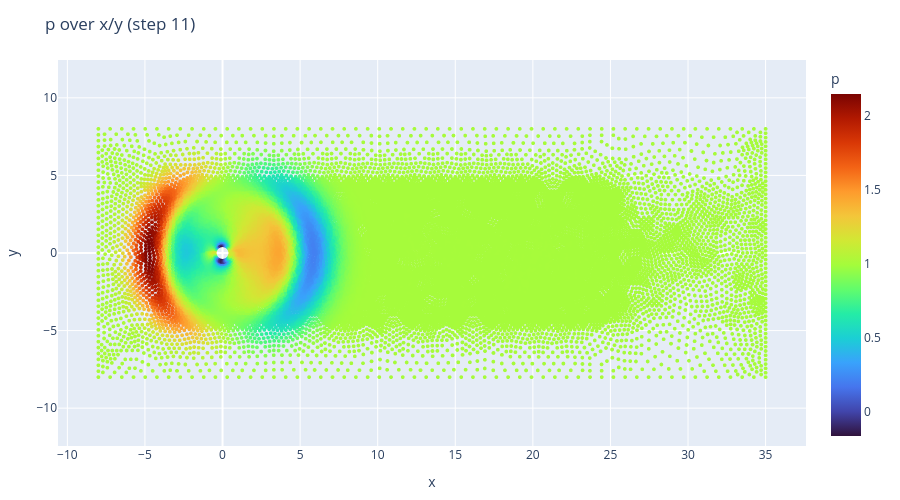

The notebook cell this image was saved under:
### Code cell
# Visualise static results
CASE = "case0" 
STEP = 11
METRIC = "p" # p (pressure), u (x-velocity), v (y-velocity), vn (normal velocity)
    
if 'df' not in locals() and 'df' not in globals():
    results_path = ROOT / "sims" / SIM_NAME / "training_data" / f"{CASE}-results.csv"
    df = pd.read_csv(results_path)

plot_column(df, METRIC, case_name=CASE, step=STEP)

### Figure 1 — Plotly figure (JSON) as saved in the notebook; plotly's stock layout.template omitted (floating-point values rounded to 4 significant figures; data arrays with more than 128 entries replaced by an {"elided": "..."} marker saying what was removed)
{"data": [{"hovertemplate": "x=%{x}<br>y=%{y}<br>p=%{marker.color}<extra></extra>", "legendgroup": "", "marker": {"color": {"elided": "18408 float values"}, "coloraxis": "coloraxis", "size": 4, "symbol": "circle"}, "mode": "markers", "name": "", "showlegend": false, "type": "scattergl", "x": {"elided": "18408 float values"}, "xaxis": "x", "y": {"elided": "18408 float values"}, "yaxis": "y"}], "layout": {"coloraxis": {"colorbar": {"title": {"text": "p"}}, "colorscale": [[0, "#30123b"], [0.07143, "#4145ab"], [0.1429, "#4675ed"], [0.2143, "#39a2fc"], [0.2857, "#1bcfd4"], [0.3571, "#24eca6"], [0.4286, "#61fc6c"], [0.5, "#a4fc3b"], [0.5714, "#d1e834"], [0.6429, "#f3c63a"], [0.7143, "#fe9b2d"], [0.7857, "#f36315"], [0.8571, "#d93806"], [0.9286, "#b11901"], [1, "#7a0402"]]}, "height": 500, "legend": {"tracegroupgap": 0}, "margin": {"b": 40, "l": 40, "r": 40, "t": 60}, "title": {"text": "p over x/y (step 11)"}, "width": 900, "xaxis": {"anchor": "y", "domain": [0, 1], "title": {"text": "x"}}, "yaxis": {"anchor": "x", "domain": [0, 1], "scaleanchor": "x", "scaleratio": 1, "title": {"text": "y"}}}}
